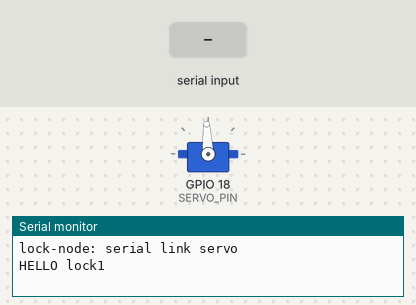
A program run on a simulated ESP32. Shown: servo, the last lines printed to the serial monitor. Inputs (shaded band) come from the test bench. Servo pulses on a pin are drawn as a servo (544–2400 µs = 0–180°).

Above: at 1.4 s.
1.5 s: "PERSON 1\n" received over Serial
At 2.7 s:
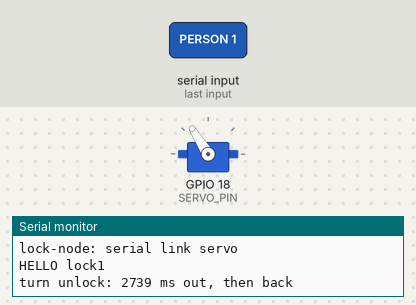
4.5 s: "PERSON 0\n" received over Serial
At 7.4 s:
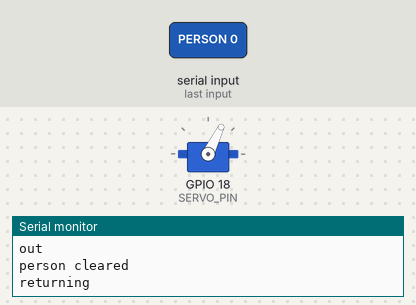
7.5 s: "PING\n" received over Serial
Timing chart, 0 to 11.5 s (numbered marks = the images above; inputs shaded):
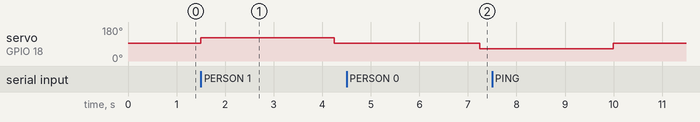

Measured:
- after the input at 1.5 s, servo on GPIO 18 (SERVO_PIN): 93° → 122° at once, → 93° 2.7 s later

The program:

main.cpp
```cpp
#include <Arduino.h>

#include "config.h"

#if !LINK_SERIAL
#include <ESPmDNS.h>
#include <WiFi.h>
#include <WiFiClient.h>

#include "secrets.h"
#endif

static const int SERVO_CHANNEL = 0;
static const int SERVO_BITS = 16;
static const uint32_t SERVO_PERIOD_US = 20000;

static char rxbuf[96];
static size_t rxlen = 0;

static uint32_t lastRxMs = 0;
static bool linkReady = false;

#if !LINK_SERIAL
static WiFiClient client;
static uint32_t lastAttemptMs = 0;
static uint32_t backoffMs = BACKOFF_MIN_MS;
static uint8_t connFails = 0;
#endif

enum Phase { PH_IDLE, PH_OUT, PH_PAUSE, PH_BACK, PH_HOME };
static Phase phase = PH_IDLE;
static uint32_t phaseUntil = 0;
static int8_t phaseDir = 1;
static int8_t pendingDir = 0;
static uint32_t moveMs = MOVE_MS;
static uint32_t speedUs = SERVO_SPEED_US;
static uint32_t pauseMs = RETURN_PAUSE_MS;

static void servoUs(uint32_t us) {
  ledcWrite(SERVO_CHANNEL, (uint32_t)((uint64_t)us * ((1u << SERVO_BITS) - 1) / SERVO_PERIOD_US));
}

static void startCycle(int8_t dir) {
  if (phase != PH_IDLE) {
    pendingDir = dir;
    Serial.println("busy, queued");
    return;
  }
  phaseDir = dir;
  phase = PH_OUT;
  phaseUntil = millis() + moveMs;
  servoUs(dir > 0 ? SERVO_STOP_US + speedUs : SERVO_STOP_US - speedUs);
  Serial.printf("turn %s: %lu ms out, then back\n", dir > 0 ? "unlock" : "lock", (unsigned long)moveMs);
}

static void tickServo() {
  if (phase == PH_IDLE || (int32_t)(millis() - phaseUntil) < 0) {
    return;
  }
  switch (phase) {
    case PH_OUT:
      servoUs(SERVO_STOP_US);
      phase = PH_PAUSE;
      phaseUntil = millis() + pauseMs;
      Serial.println("out");
      break;
    case PH_PAUSE:
      servoUs(phaseDir > 0 ? SERVO_STOP_US - speedUs : SERVO_STOP_US + speedUs);
      phase = PH_BACK;
      phaseUntil = millis() + moveMs;
      Serial.println("returning");
      break;
    case PH_BACK:
      servoUs(SERVO_STOP_US);
      phase = PH_IDLE;
      Serial.println("at zero");
      if (pendingDir) {
        const int8_t d = pendingDir;
        pendingDir = 0;
        startCycle(d);
      }
      break;
    case PH_HOME:
      servoUs(SERVO_STOP_US);
      phase = PH_IDLE;
      Serial.println("homed");
      break;
    default:
      break;
  }
}

static void requestUnlock() { startCycle(1); }

static void requestLock() { startCycle(-1); }

static void handleLine(const char *line) {
  lastRxMs = millis();
  linkReady = true;

  if (strcmp(line, "PERSON 1") == 0) {
    requestUnlock();
  } else if (strcmp(line, "PERSON 0") == 0) {
    // person left: no motion, the arm is already back at zero
    Serial.println("person cleared");
  } else if (strcmp(line, "PING") == 0) {
    Serial.printf("PONG %lu", (unsigned long)millis());
    Serial.println();
    Serial.printf("STATUS phase=%d move_ms=%lu speed_us=%lu", (int)phase, (unsigned long)moveMs, (unsigned long)speedUs);
    Serial.println();
  } else if (strncmp(line, "MOVE ", 5) == 0) {
    const long v = atol(line + 5);
    if (v >= 50 && v <= 5000) {
      moveMs = (uint32_t)v;
      Serial.printf("move_ms=%lu\n", (unsigned long)moveMs);
    } else {
      Serial.println("move_ms: out of range 50..5000");
    }
  } else if (strncmp(line, "SPEED ", 6) == 0) {
    const long v = atol(line + 6);
    if (v >= 50 && v <= 500) {
      speedUs = (uint32_t)v;
      Serial.printf("speed_us=%lu\n", (unsigned long)speedUs);
    } else {
      Serial.println("speed_us: out of range 50..500");
    }
  } else if (strncmp(line, "PAUSE ", 6) == 0) {
    const long v = atol(line + 6);
    if (v >= 0 && v <= 20000) {
      pauseMs = (uint32_t)v;
      Serial.printf("pause_ms=%lu", (unsigned long)pauseMs);
      Serial.println();
    } else {
      Serial.println("pause_ms: out of range 0..20000");
    }
  } else if (strncmp(line, "HOME", 4) == 0) {
    // drive into the lock-side end stop, then treat that as zero
    const long v = atol(line + 4);
    const uint32_t t = (v >= 100 && v <= 10000) ? (uint32_t)v : 3000;
    if (phase == PH_IDLE) {
      phase = PH_HOME;
      phaseUntil = millis() + t;
      servoUs(SERVO_STOP_US - speedUs);
      Serial.printf("homing: %lu ms to lock stop\n", (unsigned long)t);
    }
  } else if (strcmp(line, "ZERO") == 0) {
    phase = PH_IDLE;
    servoUs(SERVO_STOP_US);
    Serial.println("zero: stopped");
  } else {
    Serial.printf("rx: %s\n", line);
  }
}

static void feedRx(char c) {
  if (c == '\n') {
    rxbuf[rxlen] = '\0';
    if (rxlen > 0 && rxbuf[rxlen - 1] == '\r') {
      rxbuf[rxlen - 1] = '\0';
    }
    if (rxlen > 0) {
      handleLine(rxbuf);
    }
    rxlen = 0;
  } else if (rxlen < sizeof(rxbuf) - 1) {
    rxbuf[rxlen++] = c;
  } else {
    rxlen = 0;
  }
}

#if LINK_SERIAL

static void pollSerial() {
  while (Serial.available()) {
    feedRx((char)Serial.read());
  }
}

#else

static bool connectWifi() {
  WiFi.mode(WIFI_STA);
  WiFi.setSleep(false);
  WiFi.setAutoReconnect(true);
  WiFi.begin(WIFI_SSID, WIFI_PASS);

  const uint32_t start = millis();
  uint32_t lastPrint = 0;
  while (WiFi.status() != WL_CONNECTED && millis() - start < WIFI_TIMEOUT_MS) {
    delay(200);
    if (millis() - lastPrint > 2000) {
      lastPrint = millis();
      Serial.printf("[wifi status=%d rssi=%d]\n", (int)WiFi.status(), WiFi.RSSI());
    }
  }
  Serial.println();

  if (WiFi.status() != WL_CONNECTED) {
    Serial.println("wifi: connect timeout");
    return false;
  }
  Serial.print("wifi: connected, ip=");
  Serial.println(WiFi.localIP());
  return true;
}

static IPAddress resolvePi() {
  IPAddress ip;
  if (MDNS.begin("lock1")) {
    ip = MDNS.queryHost(PI_HOST, 2000);
  }
  if (ip == IPAddress(0, 0, 0, 0)) {
    if (!ip.fromString(PI_FALLBACK_IP)) {
      Serial.println("resolve: fallback IP invalid");
      return ip;
    }
    Serial.printf("resolve: mDNS failed, using %s\n", PI_FALLBACK_IP);
  } else {
    Serial.printf("resolve: %s -> %s\n", PI_HOST, ip.toString().c_str());
  }
  return ip;
}

static bool connectPi() {
  if (!connectWifi()) {
    return false;
  }

  const IPAddress ip = resolvePi();
  if (ip == IPAddress(0, 0, 0, 0)) {
    return false;
  }

  client.setTimeout(2000);
  if (!client.connect(ip, PI_PORT)) {
    Serial.printf("tcp: connect to %s:%d failed\n", ip.toString().c_str(), PI_PORT);
    return false;
  }

  client.print("HELLO lock1\n");
  rxlen = 0;
  lastRxMs = millis();
  linkReady = true;
  backoffMs = BACKOFF_MIN_MS;
  connFails = 0;
  servoUs(SERVO_STOP_US);
  Serial.println("tcp: connected, sent HELLO");
  return true;
}

static void pollClient() {
  while (client.available()) {
    feedRx((char)client.read());
  }
}

#endif

void setup() {
  Serial.begin(115200);
  delay(200);
  Serial.println();
#if LINK_SERIAL
  Serial.println("lock-node: serial link servo");
#else
  Serial.println("lock-node: wifi tcp servo");
#endif

  ledcSetup(SERVO_CHANNEL, 50, SERVO_BITS);
  ledcAttachPin(SERVO_PIN, SERVO_CHANNEL);
  servoUs(SERVO_STOP_US);

#if LINK_SERIAL
  Serial.println("HELLO lock1");
  lastRxMs = millis();
  linkReady = true;
#else
  connectPi();
#endif
}

void loop() {
  tickServo();

#if LINK_SERIAL
  pollSerial();
  if (linkReady && millis() - lastRxMs > LINK_TIMEOUT_MS) {
    Serial.println("link timeout, stopping");
    linkReady = false;
    phase = PH_IDLE;
    servoUs(SERVO_STOP_US);
  }
  delay(10);
#else
  if (WiFi.status() != WL_CONNECTED) {
    if (client.connected()) {
      client.stop();
    }
    linkReady = false;
    requestLock();
    if (millis() - lastAttemptMs > backoffMs) {
      lastAttemptMs = millis();
      connectWifi();
    }
    return;
  }

  if (!client.connected()) {
    linkReady = false;
    requestLock();
    if (millis() - lastAttemptMs > backoffMs) {
      lastAttemptMs = millis();
      if (!connectPi()) {
        Serial.printf("retry in %lu ms\n", backoffMs);
        backoffMs = min(backoffMs * 2, (uint32_t)BACKOFF_MAX_MS);
        if (++connFails >= 2) {
          Serial.println("forcing wifi reconnect");
          connFails = 0;
          WiFi.disconnect(true);
          delay(200);
          WiFi.begin(WIFI_SSID, WIFI_PASS);
        }
      }
    }
    return;
  }

  pollClient();

  if (linkReady && millis() - lastRxMs > LINK_TIMEOUT_MS) {
    Serial.println("link timeout, locking");
    linkReady = false;
    requestLock();
    client.stop();
    lastAttemptMs = millis();
    return;
  }

  delay(10);
#endif
}
```

config.h
```cpp
#pragma once

#define SERVO_PIN 18
#define SERVO_MIN_US 1000
#define SERVO_MAX_US 2000

// 1 = USB/serial link (Pi <-> ESP32 cable), 0 = Wi-Fi TCP link
#define LINK_SERIAL 1

#define SERVO_STOP_US 1500
// offset from stop (us) while moving: bigger = faster = more degrees per MOVE_MS
#define SERVO_SPEED_US 300
#define SERVO_OPEN_US (SERVO_STOP_US + SERVO_SPEED_US)
#define SERVO_CLOSE_US (SERVO_STOP_US - SERVO_SPEED_US)
#define MOVE_MS 2739
// pause at the far end before turning back to zero
#define RETURN_PAUSE_MS 3000

#define PI_HOST "doorlock-pi.local"
#define PI_FALLBACK_IP "192.168.50.140"
#define PI_PORT 5000

#define LINK_TIMEOUT_MS 30000
#define WIFI_TIMEOUT_MS 20000
#define BACKOFF_MIN_MS 1000
#define BACKOFF_MAX_MS 15000
```
